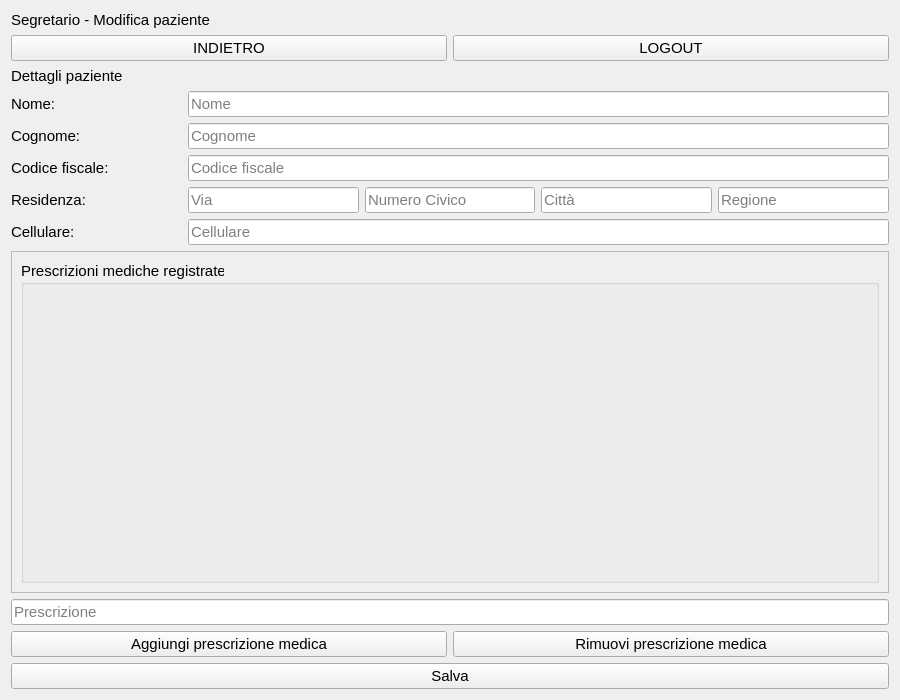
<?xml version="1.0" encoding="UTF-8"?>
<ui version="4.0">
 <class>Form</class>
 <widget class="QWidget" name="Form">
  <property name="geometry">
   <rect>
    <x>0</x>
    <y>0</y>
    <width>900</width>
    <height>700</height>
   </rect>
  </property>
  <property name="minimumSize">
   <size>
    <width>900</width>
    <height>700</height>
   </size>
  </property>
  <property name="font">
   <font>
    <pointsize>11</pointsize>
   </font>
  </property>
  <property name="windowTitle">
   <string>Nuovo paziente</string>
  </property>
  <layout class="QGridLayout" name="gridLayout">
   <item row="0" column="0" colspan="2">
    <widget class="QLabel" name="userLabel">
     <property name="text">
      <string>Segretario - Modifica paziente</string>
     </property>
    </widget>
   </item>
   <item row="2" column="0">
    <layout class="QVBoxLayout" name="dettLayout">
     <item>
      <widget class="QLabel" name="dettLabel">
       <property name="text">
        <string>Dettagli paziente</string>
       </property>
      </widget>
     </item>
    </layout>
   </item>
   <item row="3" column="0">
    <widget class="QLabel" name="nomeLabel">
     <property name="text">
      <string>Nome:</string>
     </property>
    </widget>
   </item>
   <item row="4" column="0">
    <widget class="QLabel" name="cognomeLabel">
     <property name="text">
      <string>Cognome:</string>
     </property>
    </widget>
   </item>
   <item row="5" column="0">
    <widget class="QLabel" name="codiceLabel">
     <property name="text">
      <string>Codice fiscale:</string>
     </property>
    </widget>
   </item>
   <item row="6" column="0">
    <widget class="QLabel" name="residenzaLabel">
     <property name="text">
      <string>Residenza:</string>
     </property>
    </widget>
   </item>
   <item row="6" column="1">
    <widget class="QLineEdit" name="viaEdit">
     <property name="sizePolicy">
      <sizepolicy hsizetype="Minimum" vsizetype="Fixed">
       <horstretch>0</horstretch>
       <verstretch>0</verstretch>
      </sizepolicy>
     </property>
     <property name="text">
      <string/>
     </property>
     <property name="placeholderText">
      <string>Via</string>
     </property>
    </widget>
   </item>
   <item row="6" column="2">
    <widget class="QLineEdit" name="numCivEdit">
     <property name="sizePolicy">
      <sizepolicy hsizetype="Minimum" vsizetype="Fixed">
       <horstretch>0</horstretch>
       <verstretch>0</verstretch>
      </sizepolicy>
     </property>
     <property name="placeholderText">
      <string>Numero Civico</string>
     </property>
    </widget>
   </item>
   <item row="6" column="3">
    <widget class="QLineEdit" name="cittaEdit">
     <property name="sizePolicy">
      <sizepolicy hsizetype="Minimum" vsizetype="Fixed">
       <horstretch>0</horstretch>
       <verstretch>0</verstretch>
      </sizepolicy>
     </property>
     <property name="placeholderText">
      <string>Città</string>
     </property>
    </widget>
   </item>
   <item row="6" column="4">
    <widget class="QLineEdit" name="regioneEdit">
     <property name="sizePolicy">
      <sizepolicy hsizetype="Minimum" vsizetype="Fixed">
       <horstretch>0</horstretch>
       <verstretch>0</verstretch>
      </sizepolicy>
     </property>
     <property name="placeholderText">
      <string>Regione</string>
     </property>
    </widget>
   </item>
   <item row="7" column="0">
    <widget class="QLabel" name="cellulareLabel">
     <property name="text">
      <string>Cellulare:</string>
     </property>
    </widget>
   </item>
   <item row="1" column="0" colspan="5">
    <layout class="QHBoxLayout" name="indLogLayout">
     <item>
      <widget class="QPushButton" name="indietroButton">
       <property name="text">
        <string>INDIETRO</string>
       </property>
      </widget>
     </item>
     <item>
      <widget class="QPushButton" name="logoutButton">
       <property name="text">
        <string>LOGOUT</string>
       </property>
      </widget>
     </item>
    </layout>
   </item>
   <item row="8" column="0" colspan="5">
    <layout class="QVBoxLayout" name="verticalLayout">
     <item>
      <widget class="QScrollArea" name="preScroll">
       <property name="widgetResizable">
        <bool>true</bool>
       </property>
       <widget class="QWidget" name="scrollAreaWidgetContents">
        <property name="geometry">
         <rect>
          <x>0</x>
          <y>0</y>
          <width>874</width>
          <height>252</height>
         </rect>
        </property>
        <layout class="QFormLayout" name="formLayout_2">
         <item row="0" column="0" colspan="2">
          <widget class="QGroupBox" name="groupBox">
           <property name="sizePolicy">
            <sizepolicy hsizetype="MinimumExpanding" vsizetype="MinimumExpanding">
             <horstretch>0</horstretch>
             <verstretch>0</verstretch>
            </sizepolicy>
           </property>
           <property name="title">
            <string>Prescrizioni mediche registrate</string>
           </property>
           <layout class="QFormLayout" name="formLayout">
            <item row="0" column="0">
             <layout class="QFormLayout" name="prescrizioniLayout"/>
            </item>
           </layout>
          </widget>
         </item>
        </layout>
       </widget>
      </widget>
     </item>
    </layout>
   </item>
   <item row="10" column="0" colspan="5">
    <layout class="QHBoxLayout" name="horizontalLayout">
     <item>
      <widget class="QPushButton" name="aggPrescrButton">
       <property name="text">
        <string>Aggiungi prescrizione medica</string>
       </property>
      </widget>
     </item>
     <item>
      <widget class="QPushButton" name="rimPrescrButton">
       <property name="text">
        <string>Rimuovi prescrizione medica</string>
       </property>
      </widget>
     </item>
    </layout>
   </item>
   <item row="9" column="0" colspan="5">
    <widget class="QLineEdit" name="prescrEdit">
     <property name="placeholderText">
      <string>Prescrizione</string>
     </property>
    </widget>
   </item>
   <item row="11" column="0" colspan="5">
    <widget class="QPushButton" name="salvaButton">
     <property name="text">
      <string>Salva</string>
     </property>
    </widget>
   </item>
   <item row="7" column="1" colspan="4">
    <widget class="QLineEdit" name="cellulareEdit">
     <property name="placeholderText">
      <string>Cellulare</string>
     </property>
    </widget>
   </item>
   <item row="5" column="1" colspan="4">
    <widget class="QLineEdit" name="codiceEdit">
     <property name="placeholderText">
      <string>Codice fiscale</string>
     </property>
    </widget>
   </item>
   <item row="4" column="1" colspan="4">
    <widget class="QLineEdit" name="cognomeEdit">
     <property name="placeholderText">
      <string>Cognome</string>
     </property>
    </widget>
   </item>
   <item row="3" column="1" colspan="4">
    <widget class="QLineEdit" name="nomeEdit">
     <property name="text">
      <string/>
     </property>
     <property name="placeholderText">
      <string>Nome</string>
     </property>
    </widget>
   </item>
  </layout>
 </widget>
 <resources/>
 <connections/>
</ui>
